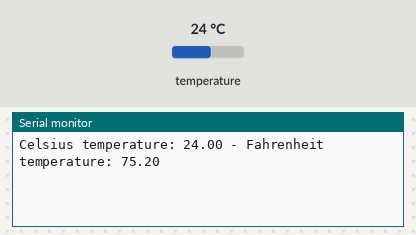
Recording of a sketch running on a simulated Arduino Uno, built with avr-gcc and run on an emulated ATmega328P. Shown: the last lines printed to the serial monitor. The test bench sets the inputs (shaded band); at power-on: temperature 24 °C.

Above: at 1.5 s.
1.6 s: temperature set to 12 °C
At 3.0 s:
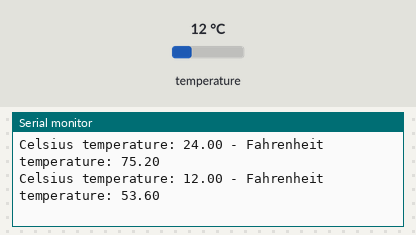
3.7 s: temperature set to 19 °C
At 4.7 s:
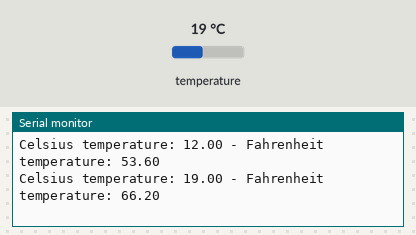
Timing chart, 0 to 6.7 s (numbered marks = the images above; inputs shaded):
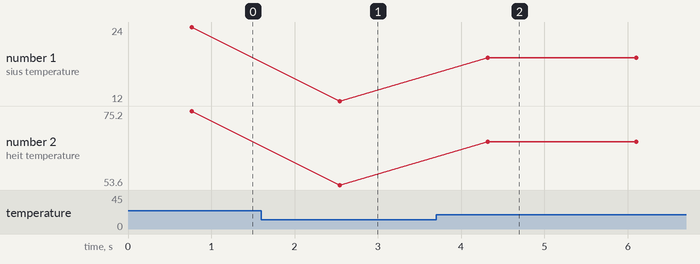

Measured:
- after the input at 1.6 s, the serial monitor: prints a new line after 0.94 s (image 1)
- after the input at 3.7 s, the serial monitor: prints a new line after 0.62 s (image 2)
- plotted number 1: 24 → 12 after the input at 1.6 s, 12 → 19 after the input at 3.7 s
- plotted number 2: 75.2 → 53.6 after the input at 1.6 s, 53.6 → 66.2 after the input at 3.7 s

The sketch:

temperature.ino
```cpp
#include <DallasTemperature.h>
#include <OneWire.h>

// Data wire is conntec to the Arduino digital pin 4
#define ONE_WIRE_BUS 8

// Setup a oneWire instance to communicate with any OneWire devices
OneWire oneWire(ONE_WIRE_BUS);

// Pass our oneWire reference to Dallas Temperature sensor
DallasTemperature sensors(&oneWire);

void setup(void)
{
  // Start serial communication for debugging purposes
  Serial.begin(9600);
  // Start up the library
  sensors.begin();
}

void loop(void){
  // Call sensors.requestTemperatures() to issue a global temperature and Requests to all devices on the bus
  sensors.requestTemperatures();

  Serial.print("Celsius temperature: ");
  // Why "byIndex"? You can have more than one IC on the same bus. 0 refers to the first IC on the wire
  Serial.print(sensors.getTempCByIndex(0));
  Serial.print(" - Fahrenheit temperature: ");
  Serial.println(sensors.getTempFByIndex(0));
  delay(1000);
}
```
